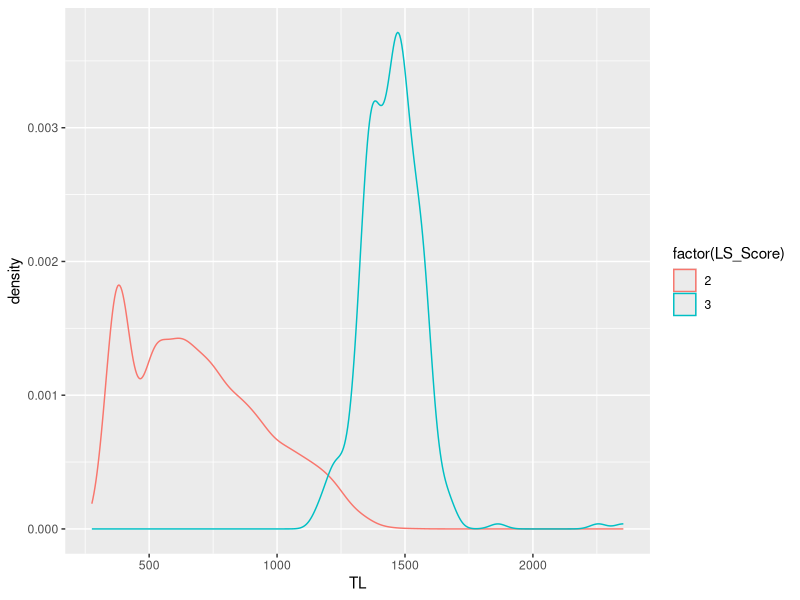
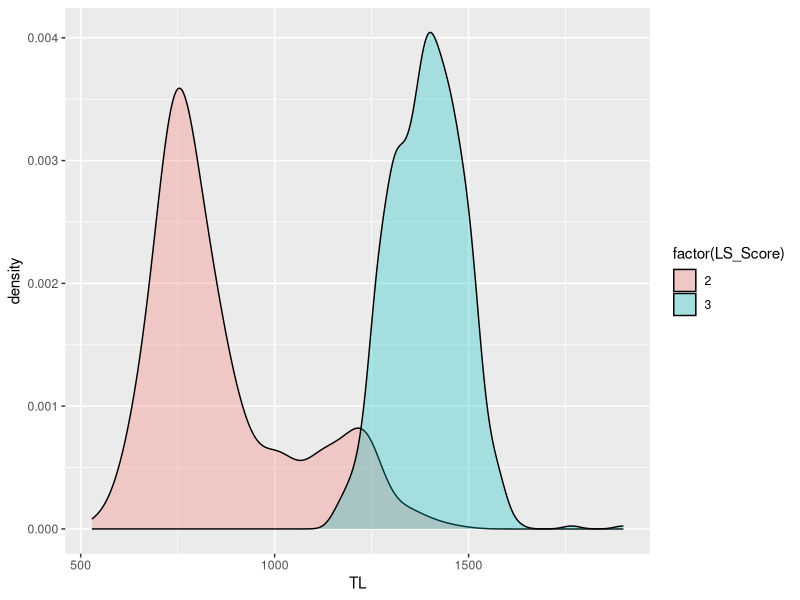
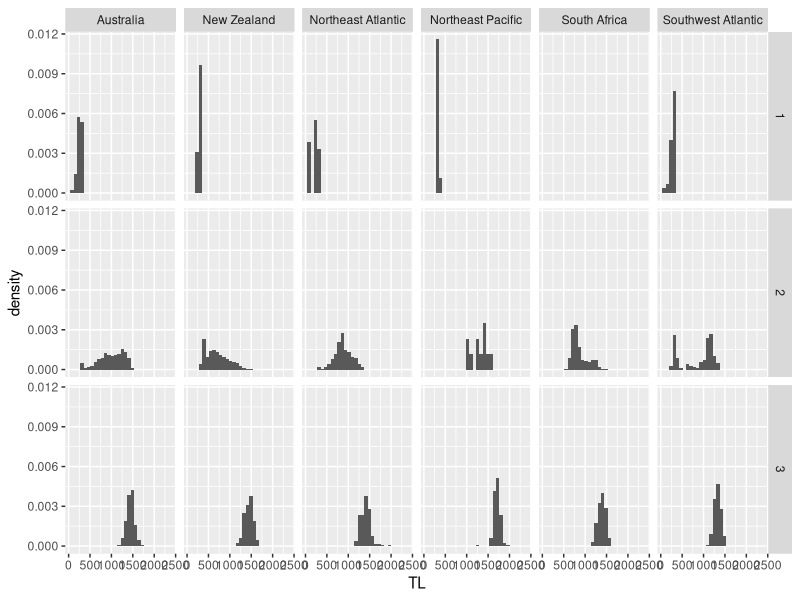
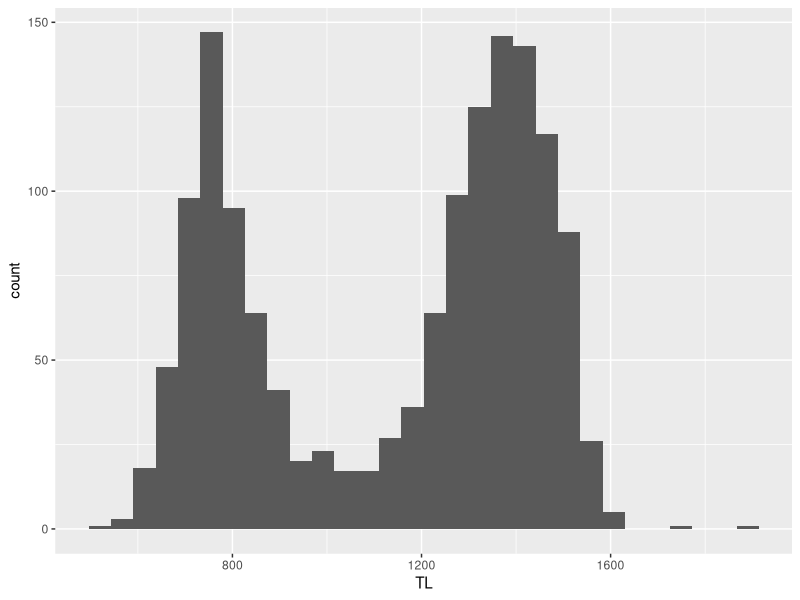
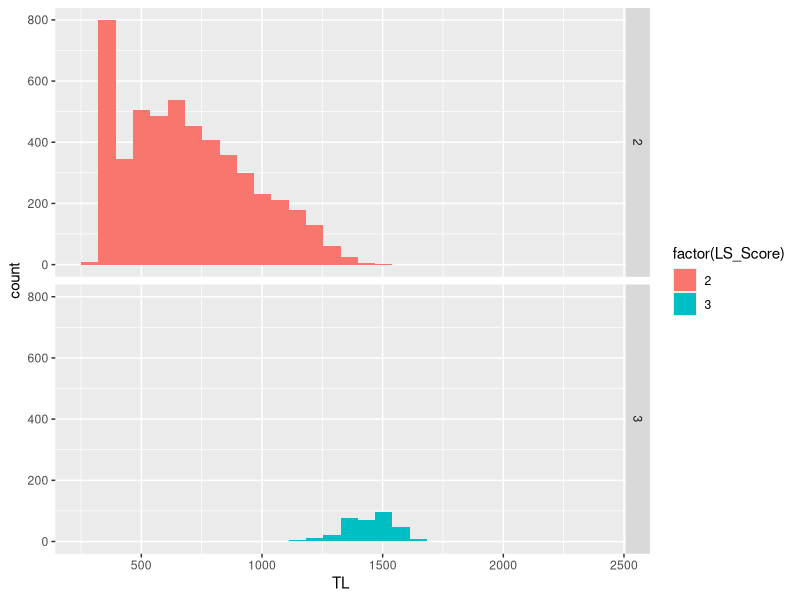

Generate these figures, in order, with R:
## ---- chunk 1
library(tidyverse)
## ---- chunk 2
d <- read_csv("Data/LHDC.csv")
## ---- chunk 3
d |> 
  filter(LS_Score != 2.3) |> 
  group_by(Population, LS_Score) |> 
  summarise(n = n())
## ---- chunk 4
d |> 
  filter(LS_Score != 2.3) |> 
  filter(Population == "New Zealand" & LS_Score > 1) |> 
  ggplot() + 
  aes(x=TL, colour=factor(LS_Score), group=LS_Score) +
  geom_density()
## ---- chunk 5
d |> 
  filter(LS_Score != 2.3) |> 
  filter(Population == "South Africa" & LS_Score > 1) |> 
  ggplot() + 
  aes(x=TL, fill=factor(LS_Score), group=LS_Score) +
  geom_density(alpha = .3)
## ---- chunk 6
d |> 
  filter(LS_Score != 2.3) |> 
  # filter(Population == "South Africa" & LS_Score > 1) |> 
  ggplot() + 
  aes(x=TL, y=after_stat(density)) +
  geom_histogram()+
  facet_grid(rows=vars(LS_Score), cols = vars(Population))
## ---- chunk 7
d |> 
  filter(LS_Score != 2.3) |> 
  filter(Population == "South Africa" & LS_Score > 1) |> 
  ggplot() + 
  aes(x=TL) +
  geom_histogram()
## ---- chunk 8
d |> 
  filter(Population == "New Zealand" & LS_Score > 1) |> 
  ggplot() + 
  aes(x=TL, fill=factor(LS_Score), group=LS_Score) +
  geom_histogram() +
  facet_grid(rows=vars(LS_Score))
